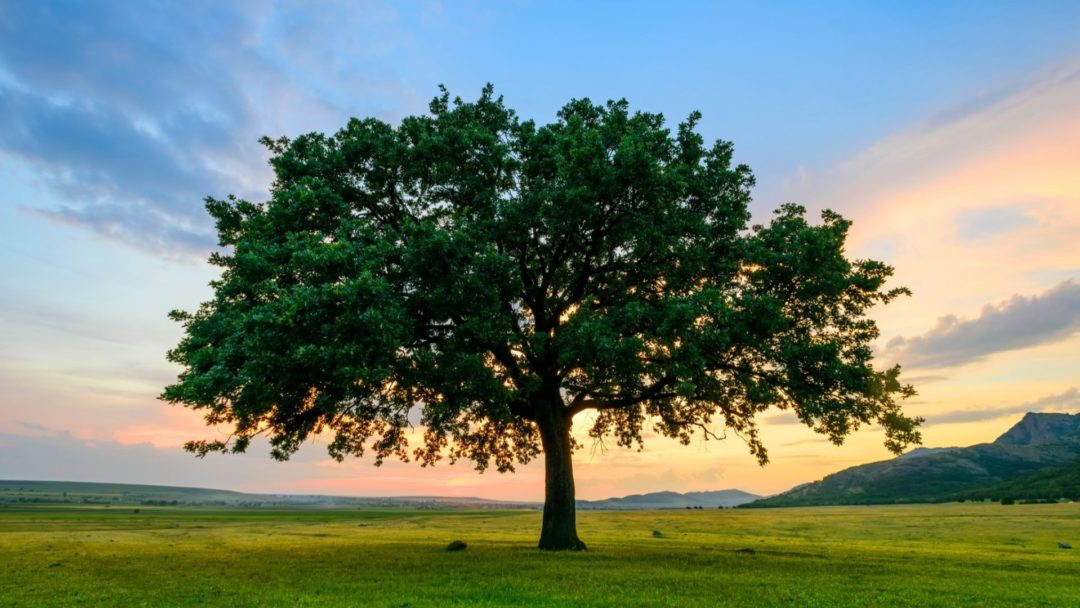
#> input picture canny_edge_detector/tree.jpg, 1080 x 608 px
$ jupyter execute homework_2_canny_edge_detector.ipynb
#> lines starting #> are read from the running program, lines starting #| are printed output that depends on the picture; after the words box and inside, x2 and y2 are one past the last pixel; in counts of white or black regions, pixels touching at a corner belong together
## The purpose of this homework is to implement Canny Edge Detector

[cell 1]
import numpy as np
import matplotlib.pyplot as plt
# %matplotlib notebook

from skimage.io import imread
from skimage.transform import resize
from scipy.ndimage.filters import gaussian_filter
from tqdm import tqdm

[cell 2]
from skimage.color import rgb2gray
from scipy.signal import convolve2d
from scipy import ndimage
import cv2

### As you know from theory, Canny Edge Detection algorithm is composed of 4 steps:
- Bluring the image to suppress the noise
- Calculation of the gradient and the magnitude of the image-gradient
- Non-maximum suppression
- Hystersis thresholding

#### At first let's read and visualize an image.

[cell 3]
img = imread('tree.jpg')/255.
img = resize(img, (240, 320), preserve_range=True)
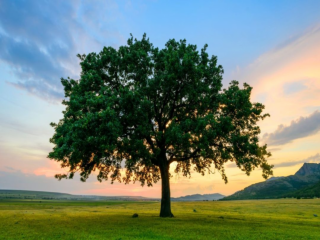
#> img: shape (240, 320, 3) float64; mean R, G, B 0.447, 0.506, 0.443
img = rgb2gray(img)
#> img: shape (240, 320) float64

[cell 4]
plt.figure(figsize=(8,8))
plt.imshow(img, cmap = 'gray')
plt.show()

In order to suppress the noise in the image, we apply bluring.

### Step 1: Gaussian blur

[cell 5]
kernel = np.ones((3,3), np.float32)/9
# smooth_img = cv2.filter2D(img, -1, kernel)
smooth_img = cv2.GaussianBlur(img, (3,3), 1)
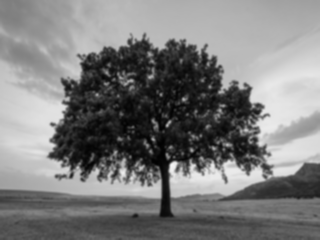
#> smooth_img: shape (240, 320) float64; min 0.00661, max 0.96, mean 0.489
plt.figure(figsize=(6, 6))
plt.imshow(smooth_img, cmap = 'gray')
plt.show()

### Step 2: Gradient Calculation

[cell 6]
# G_x, G_y = ndimage.sobel(img,axis=0,mode='constant'), ndimage.sobel(img,axis=1,mode='constant')# TODO Calculate the gradient of the image
Kx = np.array([[-1, 0, 1], [-2, 0, 2], [-1, 0, 1]], np.float32)
Ky = np.array([[1, 2, 1], [0, 0, 0], [-1, -2, -1]], np.float32)

G_x = convolve2d(img, Kx[::-1,::-1], mode='same')
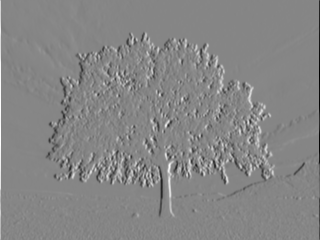
#> G_x: shape (240, 320) float64; min -3.57, max 3.23, mean 7.14e-05; drawn with min black and max white
G_y = convolve2d(img, Ky[::-1,::-1], mode='same')
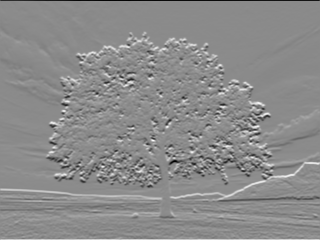
#> G_y: shape (240, 320) float64; min -2.94, max 2.44, mean 0.00515; drawn with min black and max white
M = np.hypot(G_x, G_y) # TODO Compute the magnitude of the image gradient
M = M/M.max()

[cell 7]
plt.figure(figsize=(7, 7))
plt.imshow(M)
plt.show()

### Step 3: Non-Maximum Suppression

#### Note !!! for implementation of non-maximum suppression you can follow the following steps, but your own implementation is also applicable.

Defining four directions

[cell 8]
d_x = (1, 1/np.sqrt(2), 0, 1/np.sqrt(2))
d_y = (0, 1/np.sqrt(2), 1, -1/np.sqrt(2))
D = np.array([[d_x[i], d_y[i]] for i in range(4)])

[cell 9]
delta_direction = {0: (1, 0), 1: (1, 1), 2: (0, 1), 3: (1, -1)}

[cell 10]
from scipy.spatial import distance
import numpy.linalg as la

[cell 11]
def get_closest_direction(D, pixel):
    dst = np.zeros(shape=(4,1))
    for i, direction in enumerate(D):
        dst[i] = np.dot(pixel, direction) / (la.norm(pixel) * la.norm(direction))
    return np.argmax(dst, axis=0)[0]

[cell 12]
A = np.zeros(shape = img.shape)
for i in range(img.shape[0]):
    for j in range(img.shape[1]):
        A[i, j] = get_closest_direction(D, np.array([G_x[i, j], G_y[i, j]]))
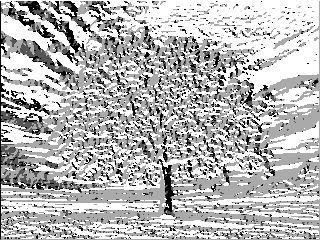
#> A: shape (240, 320) float64; min 0, max 3, mean 2.14; drawn with min black and max white
# TODO Obtain a matrix of shape (img.shape[0], img.shape[1]),
# for which A[i,j] is the number of the closest direction from D in the point (i,j).
# For example, if the direction D[1,:] is the closest to the gradient of the image in the point (i,j),
# i.e. G[i,j,:], then A[i,j] = 1.

[cell 13]
A

[cell 14]
res = np.zeros((img.shape[0], img.shape[1]))
M_pad = np.zeros((img.shape[0]+2, img.shape[1]+2))
M_pad[1:-1,1:-1] = M.copy()
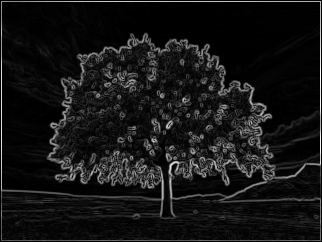
#> M_pad: shape (242, 322) float64; min 0, max 1, mean 0.0853
for i in tqdm(range(img.shape[0])):
    for j in range(img.shape[1]):
        direction1 = delta_direction[int(A[i, j])] #np.rint(D[int(A[i, j])])

        M_p = M_pad[i + int(direction1[0]) + 1, j + int(direction1[1]) + 1]
        M_n = M_pad[i - int(direction1[0]) + 1, j - int(direction1[1]) + 1]

        if M_pad[i + 1,j + 1] >= M_p and M_pad[i + 1,j + 1] >= M_n:
            res[i,j] = M_pad[i + 1,j + 1]
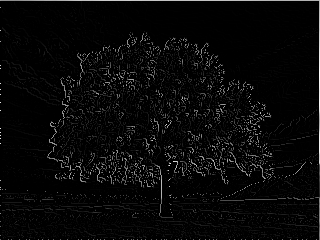
#> res: shape (240, 320) float64; min 0, max 1, mean 0.0331

[cell 15]
plt.figure(figsize=(8, 8))
plt.imshow(res)

### Step 4: Hystersis Thresholding

[cell 16]
def hyst(img, t_h, t_l):

#> called with t_h = 0.2, t_l = 0.05
    M_h = np.zeros(shape=img.shape)
    M_l = np.zeros(shape=img.shape)
    res = np.zeros(shape=img.shape)

    for i in range(img.shape[0]):
        for j in range(img.shape[1]):
            if img[i, j] >= t_h:
                M_h[i, j] = 1
            elif img[i, j] >= t_l:
                M_l[i, j] = 1
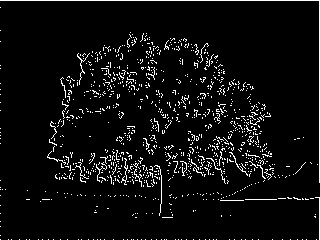
#> M_h: shape (240, 320) float64; values 0 (black) and 1 (white), 5.4% white in thin lines or dots
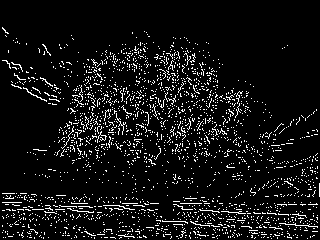
#> M_l: shape (240, 320) float64; values 0 (black) and 1 (white), 7.6% white in thin lines or dots, all inside (x1, y1, x2, y2) = (2, 27, 320, 239)

    for i in range(img.shape[0]):
        for j in range(img.shape[1]):
            if M_h[i, j] == 1:
                res[i, j] = 1
            elif M_l[i, j] == 1:
                try:
                    if ((M_h[i+1, j-1] == 1) or (M_h[i+1, j] == 1) or (M_h[i+1, j+1] == 1)
                        or (M_h[i, j-1] == 1) or (M_h[i, j+1] == 1)
                        or (M_h[i-1, j-1] == 1) or (M_h[i-1, j] == 1) or (M_h[i-1, j+1] == 1)):
                        res[i, j] = 1
                except IndexError as e:
                    pass
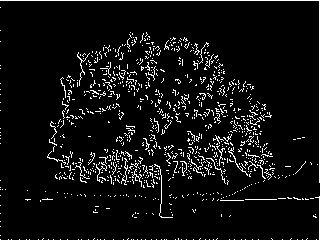
#> res: shape (240, 320) float64; values 0 (black) and 1 (white), 6.3% white in thin lines or dots


    # TODO Implement the hystersis thresholding with high threshold t_h, low threshold t_l
    return res
